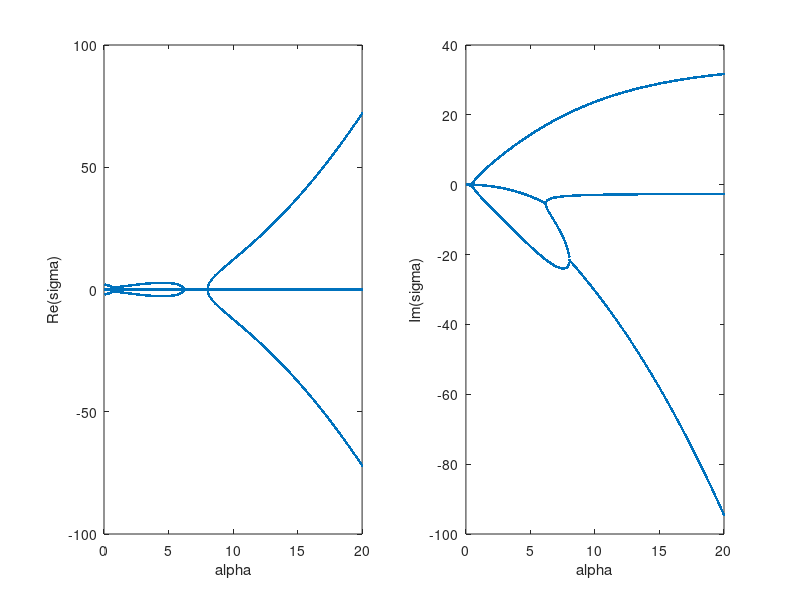

Write MATLAB code to recreate this figure.
clc;
clear;

% const
H0 = 3;
mu = 2;
ro = 3;

%vars
alpha = 2;
k = 5;
g = 4;
b0 = 2;
R_m = 5;

var1 = 0.1:0.02:20;
%vars-end

sigmaSize = length(var1);

sigma1 = zeros(1,sigmaSize);
sigma2 = zeros(1,sigmaSize);
sigma3 = zeros(1,sigmaSize);
sigma4 = zeros(1,sigmaSize);

count = 0;
for i=1:sigmaSize
    %coefficients
    k = var1(i);
    
    A = 1;
    B = 1j*((2*k^2)/(R_m));
    C = (g*H0*k^2) - (alpha^2) - 2*(b0^2*k^2)/(mu*ro) - (2*k^4)/(R_m^2);
    D = 1j*((g*H0*k^4 - 2*(alpha^2)*(k^2))/(R_m) + (2*(b0^2)*(k^4))/(mu*ro*R_m));
    E = ((alpha^2)*(k^4))/(R_m^2) - (g*H0*(b0^2)*(k^4))/(mu*ro) + (b0*k)^4/(mu*ro)^2;

    b_div_a = B/A;
    c_div_a = C/A;
    d_div_a = D/A;

    b_div_a_sqr = b_div_a^2;
    b_div_a_cube = b_div_a^3;

    P = c_div_a - 3/8 * b_div_a_sqr;    
    Q = d_div_a + 1/8 * b_div_a_cube - 1/2 * (B * C)/(A^2);
    R = 16/256 * b_div_a_sqr * c_div_a - 64/256 * b_div_a * d_div_a - 3/256 * (b_div_a_sqr^2) + E/A;    

    % solving of cubic equation with coefs
    A_3 = 1;
    B_3 = P / 2;
    C_3 = (P^2 - 4 * R) / 16;
    D_3 = -(Q^2) / 64;

    sqr_a_3x = 3 * (A_3^2);    
    P_3 = C_3/A_3 - (B_3^2)/sqr_a_3x;
    Q_3 = 2/27 * (B_3/A_3)^3 - (C_3*B_3)/sqr_a_3x + D_3/A_3;

    if (abs(Q_3) >= 0.0001)
        P_3_1 = (P_3 / Q_3)^2 * P_3 / 27 + 1/4;
        sqrt_Q_3 = Q_3 * sqrt(P_3_1);
    else
        sqrt_Q_3 = (P_3 / 3)^(3/2);
    end;
    
    ALPHA = (-Q_3/2 + sqrt_Q_3)^(1/3);

    if (abs(ALPHA) < 0.0001)
        BETA = 0;
    else
        BETA = -P_3/(3 * ALPHA);
    end;
        
    tmp1 = (ALPHA - BETA)/2 * 1j * sqrt(3);
    tmp2 = (ALPHA + BETA)/2;
    substr_const = B_3/(3*A_3);

    roots3 = zeros(1, 3);
    
    roots3(1) = tmp2 * 2 - substr_const;
    roots3(2) = -tmp2 + tmp1 - substr_const;
    roots3(3) = -tmp2 - tmp1 - substr_const;

    %control
    %x = roots3(3);
    %eval = A_3*x.^3+B_3*x.^2+C_3*x+D_3;
    %wrong = find(abs(eval) > 0.0001)
    %if (not(isempty(wrong)))
    %    i
    %    roots(wrong)
    %end;
    % solving cubic equation end
    
    %if (abs(roots3(1)) < 0.001)
    %    roots3(1) = 0;
    %else
    %    roots3(1) = sqrt(roots3(1));
    %end;
    
    %if (abs(roots3(2)) < 0.001)
    %    roots3(2) = 0;
    %else
    %    roots3(2) = sqrt(roots3(2));
    %end;
    
    %if (abs(roots3(3)) < 0.001)
    %    roots3(3) = 0;
    %else
    %    roots3(3) = sqrt(roots3(3));
    %end;
    
    roots3 = sqrt(roots3);

    P = -B / (4 * A);
    Q = -Q / 8;
    
    if (abs(roots3(1) * roots3(2) * roots3(3) - Q) < 0.001)
        sigma1(i) = (roots3(1) + roots3(2) + roots3(3)) + P;
        sigma2(i) = (-roots3(1) - roots3(2) + roots3(3)) + P;
        sigma3(i) = (roots3(1) - roots3(2) - roots3(3)) + P;
        sigma4(i) = (-roots3(1) + roots3(2) - roots3(3)) + P;
    else
        sigma1(i) = (roots3(1) + roots3(2) - roots3(3)) + P;
        sigma2(i) = (-roots3(1) - roots3(2) - roots3(3)) + P;
        sigma3(i) = (roots3(1) - roots3(2) + roots3(3)) + P;
        sigma4(i) = (-roots3(1) + roots3(2) + roots3(3)) + P;
    end;
    
    %control
    x = sigma1(i);
    eval = abs(A*x.^4+B*x.^3+C*x.^2+D*x+E);
    if (abs(eval) > 0.0001)
        i
        eval
        count = count + 1;
    end;
    x = sigma2(i);
    eval = abs(A*x.^4+B*x.^3+C*x.^2+D*x+E);
    if (abs(eval) > 0.0001)
        i
        eval
        count = count + 1;
    end;
    x = sigma3(i);
    eval = abs(A*x.^4+B*x.^3+C*x.^2+D*x+E);
    if (abs(eval) > 0.0001)
        i
        eval
        count = count + 1;
    end;
    x = sigma4(i);
    eval = abs(A*x.^4+B*x.^3+C*x.^2+D*x+E);
    if (abs(eval) > 0.0001)
        i
        eval
        count = count + 1;
    end;
end;

%var1(127)
count

% smooth zeros functions
sum1 = sum(real(sigma1));
if (abs(sum1) < 10^-4)
    sigma1 = imag(sigma1).*1j;
end;
sum1 = sum(imag(sigma1));
if (abs(sum1) < 10^-4)
    sigma1 = real(sigma1);
end;
sum1 = sum(real(sigma2));
if (abs(sum1) < 10^-4)
    sigma2 = imag(sigma2).*1j;
end;
sum1 = sum(imag(sigma2));
if (abs(sum1) < 10^-4)
    sigma2 = real(sigma2);
end;
sum1 = sum(real(sigma3));
if (abs(sum1) < 10^-4)
    sigma3 = imag(sigma3).*1j;
end;
sum1 = sum(imag(sigma3));
if (abs(sum1) < 10^-4)
    sigma3 = real(sigma3);
end;
sum1 = sum(real(sigma4));
if (abs(sum1) < 10^-4)
    sigma4 = imag(sigma4).*1j;
end;
sum1 = sum(imag(sigma4));
if (abs(sum1) < 10^-4)
    sigma4 = real(sigma4);
end;

% sorting of decisions
sigma = [sigma1 sigma2 sigma3 sigma4];
var2 = [var1 var1 var1 var1];
%

subplot(1,2,1)
plot(var2, real(sigma), '.');
xlabel('alpha');
ylabel('Re(sigma)');
subplot(1,2,2)
plot(var2, imag(sigma), '.');
xlabel('alpha');
ylabel('Im(sigma)');

%subplot(1,2,1)
%plot(alpha1, real(sigma1));
%xlabel('alpha');
%ylabel('Re(sigma)');
%subplot(1,2,2)
%plot(alpha1, imag(sigma1));
%xlabel('alpha');
%ylabel('Im(sigma)');

%subplot(1,2,1)
%plot(k, real(sigma1));
%xlabel('k');
%ylabel('Re(sigma)');
%subplot(1,2,2)
%plot(k, imag(sigma1));
%xlabel('k');
%ylabel('Im(sigma)');

%subplot(1,2,1)
%plot(g, real(sigma4));
%xlabel('g');
%ylabel('Re(sigma)');
%subplot(1,2,2)
%plot(g, imag(sigma4));
%xlabel('g');
%ylabel('Im(sigma)');

%subplot(1,2,1)
%plot(b_0, real(sigma4));
%xlabel('b_0');
%ylabel('Re(sigma)');
%subplot(1,2,2)
%plot(b_0, imag(sigma4));
%xlabel('b_0');
%ylabel('Im(sigma)');